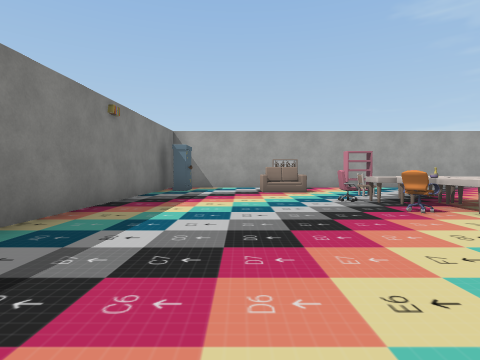
View 1 (above)

16 first-person views from a walk through a scene from a Unity 3-D project. The camera is 1.2 m above the floor, tilts 2° down and sees 80° across. The floor is counted in squares, 2 m on a side. Each view is taken from the middle of a square. On the plan, view 1 faces up. The plan holds only what a view shows up to about 9 squares ahead; the rest is blank. The place goes on beyond the plan. The player is left out. Some surface patterns are stand-ins.

View 2
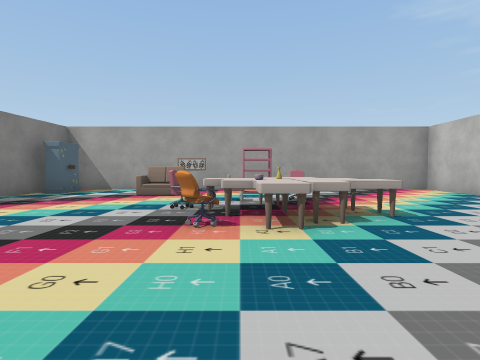

View 3
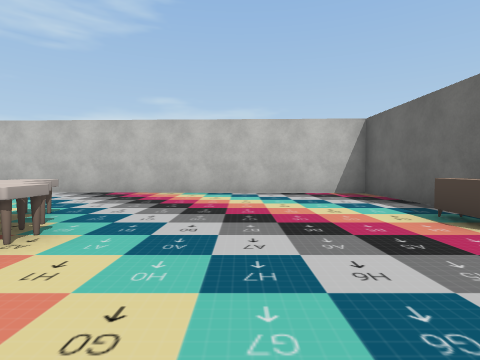

View 4
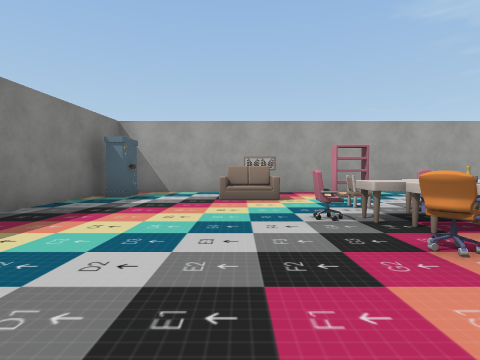

View 5
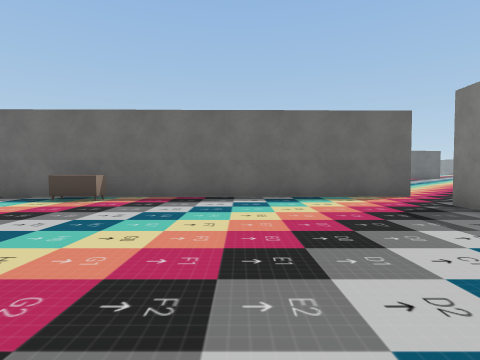

View 6
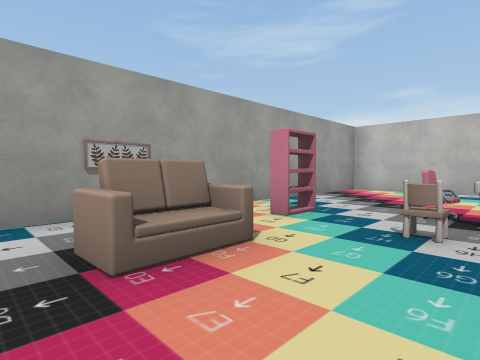

View 7
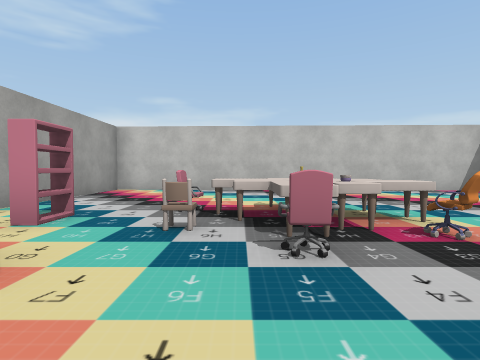

View 8
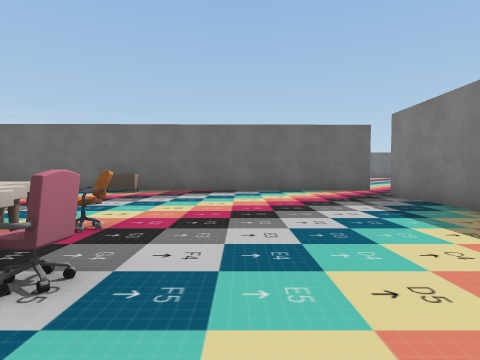

View 9
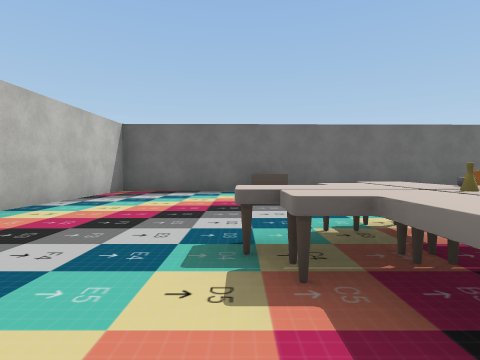

View 10
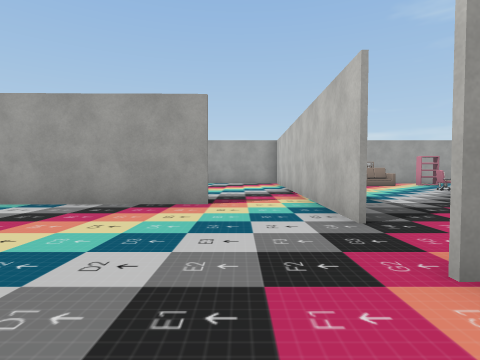

View 11
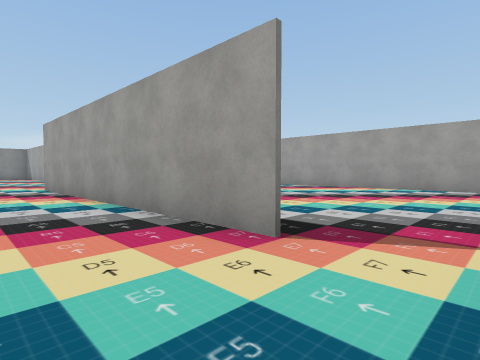

View 12
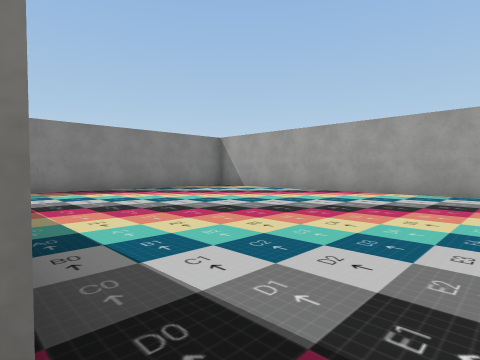

View 13
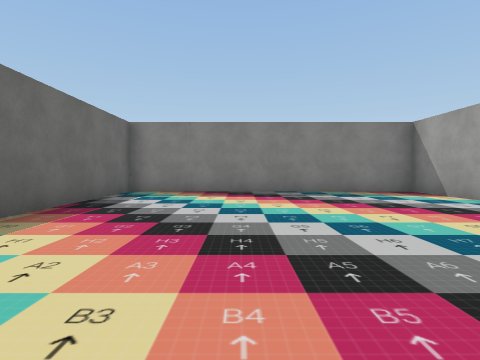

View 14
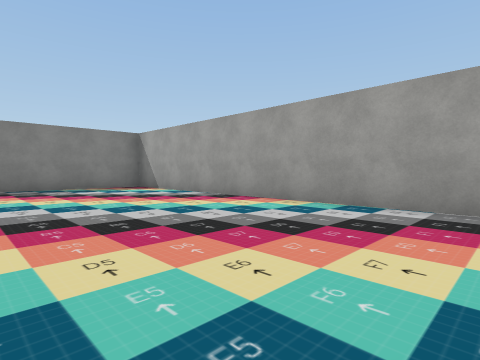

View 15
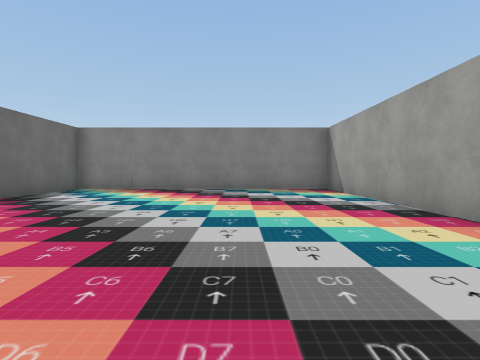

View 16
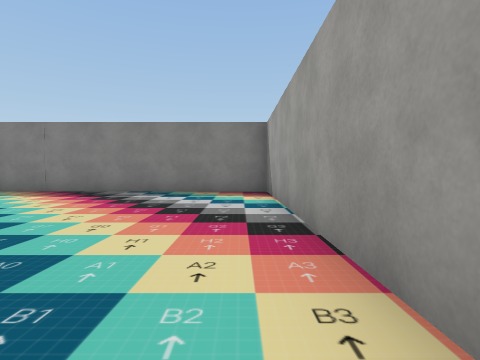

### Floor plan
Points are (right, up) in squares from view 1. A wall is a line through its corners. A room is listed if a view was taken in it or the views show most of it. See-through windows are left out.
Room 1 (views 1, 2, 3, 4, 5, 6, 7, 8, 9, 11)
walls: (5.3, -1.3) (8.4, -1.2) (8.7, 9.7) (-2, 9.7); (-2.3, 8.5) (-2.6, 0.1); (-2.9, -1.4) (3.6, -1.3)
ways out: opening at (-3, 0) to room 2
objects: other object (-2, 9); other object (1, 8); other object (2, 6); other object (3, 4); other object (3, 5); other object (3, 6); other object (3, 7); other object (3, 8); other object (4, -1) to (5, 0); other object (4, 4) to (5, 5); other object (4, 6); other object (4, 7)
Room 2 (view 10)
walls: (-2.7, 0.1) (-2.7, 1.6); (-4.5, 2) (-13, 1.9)
ways out: opening at (-3, 0) to room 1; opening at (-4, 2) to room 3
Room 3 (views 12, 13, 14, 15, 16)
walls: (-3.4, 9.7) (-12.9, 9.7) (-12.9, 2) (-8.5, 2); (-2.7, 1.6) (-2.5, 5.9)
ways out: opening at (-4, 2) to room 2

Positions as (right, up) in squares from view 1, and headings:
1: (0, 0), facing up
2: (3, 1), facing up
3: (1, 2), facing right
4: (1, 2), facing up
5: (1, 5), facing down
6: (0, 6), facing up-right
7: (0, 6), facing right
8: (1, 7), facing down
9: (5, 7), facing down
10: (-4, -3), facing up
11: (-3, 0), facing up-left
12: (-4, 2), facing up-left
13: (-5, 5), facing left
14: (-3, 5), facing up-left
15: (-4, 7), facing left
16: (-5, 9), facing left
